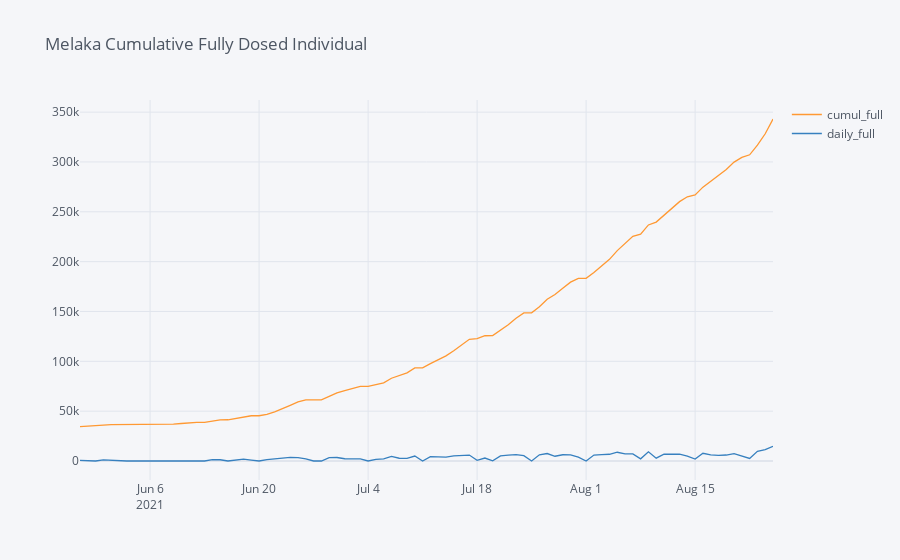

Here is the notebook cell this chart was saved with:
### Code cell
data[['cumul_full','daily_full']].iplot(title='Melaka Cumulative Fully Dosed Individual')
